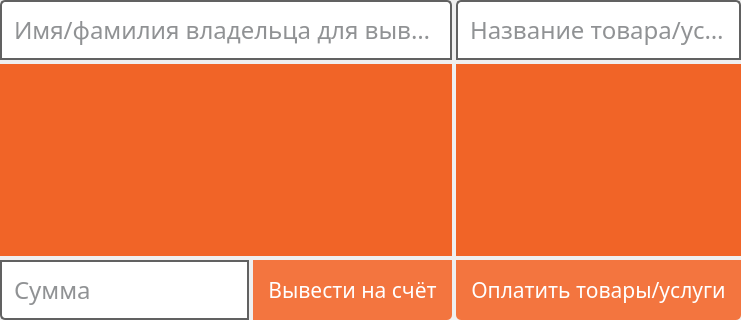
         <widget class="QFrame" name="companyActionsFrame">
          <property name="styleSheet">
           <string notr="true">QLineEdit
{
	color: #212529;
	padding: 10px;
	border: 2px solid #616161;
	background-color: white;
}
QLineEdit:focus
{
	border: 3px solid #272727;
}
QLineEdit:disabled
{
	background-color: #3F3F3F;
	color: #FFF;
}



QPushButton
{
    background-color: #F3753F;
    color: white;
	border: none;
	padding: 15px;
}
QPushButton:hover:!pressed
{
	background-color: #F16427;
}
QPushButton:pressed
{
	background-color: #F6986F;
	color: black;
}
QPushButton::disabled
{
	background-color: #3F3F3F;
}



QListWidget,
QListView
{
	color: #212529;
	background-color: #F16427;
	border: 5px solid #F16427;
}
QListWidget:disabled,
QListView:disabled
{
	background-color: #3F3F3F;
	border: 5px solid #3F3F3F;
	color: #FFF;
}



QListWidget::item,
QListView::item
{
	border-radius: 5px;
	background-color: white;
	color: black;
	border: 3px solid #F16427;
	padding: 3px;
	margin-right: 5px;
}
QListWidget::item:hover:!selected,
QListView::item:hover:!selected
{
	background-color: #CCCCCC;
}
QListWidget::item:selected,
QListView::item:selected
{
	border: 5px solid #A7FC00;
}



QListWidget QScrollBar:vertical,
QListView QScrollBar:vertical {
	border: none;
    background: #3F3F3F;
	border-radius: 5px;
}
QListWidget QScrollBar:handle:vertical,
QListView QScrollBar:handle:vertical {
    background: #42AAFF;
	border-radius: 5px;
}
QListWidget QScrollBar:add-line:vertical,
QListWidget QScrollBar:sub-line:vertical,
QListView QScrollBar:add-line:vertical,
QListView QScrollBar:sub-line:vertical
{
	border: none;
    background: #42AAFF;
	border-radius: 5px;
}
QListWidget QScrollBar:up-arrow:vertical,
QListWidget QScrollBar:down-arrow:vertical,
QListView QScrollBar:up-arrow:vertical,
QListView QScrollBar:down-arrow:vertical
{
	background-color: transparent;
}



QListView::indicator:checked
{
	background-color: #F16427;
}</string>
          </property>
          <property name="frameShape">
           <enum>QFrame::NoFrame</enum>
          </property>
          <property name="frameShadow">
           <enum>QFrame::Raised</enum>
          </property>
          <layout class="QHBoxLayout" name="horizontalLayout_5">
           <property name="spacing">
            <number>4</number>
           </property>
           <property name="leftMargin">
            <number>0</number>
           </property>
           <property name="topMargin">
            <number>0</number>
           </property>
           <property name="rightMargin">
            <number>0</number>
           </property>
           <property name="bottomMargin">
            <number>0</number>
           </property>
           <item>
            <widget class="QFrame" name="payFounderFrame">
             <property name="sizePolicy">
              <sizepolicy hsizetype="Expanding" vsizetype="Preferred">
               <horstretch>0</horstretch>
               <verstretch>0</verstretch>
              </sizepolicy>
             </property>
             <property name="styleSheet">
              <string notr="true">QLineEdit
{
	border-top-left-radius: 5px;
	border-top-right-radius: 5px;
}



QPushButton
{
	border-bottom-right-radius: 5px;
}</string>
             </property>
             <property name="frameShape">
              <enum>QFrame::NoFrame</enum>
             </property>
             <property name="frameShadow">
              <enum>QFrame::Raised</enum>
             </property>
             <layout class="QVBoxLayout" name="verticalLayout_5">
              <property name="spacing">
               <number>4</number>
              </property>
              <property name="leftMargin">
               <number>0</number>
              </property>
              <property name="topMargin">
               <number>0</number>
              </property>
              <property name="rightMargin">
               <number>0</number>
              </property>
              <property name="bottomMargin">
               <number>0</number>
              </property>
              <item>
               <widget class="QLineEdit" name="founderLineEdit">
                <property name="sizePolicy">
                 <sizepolicy hsizetype="Preferred" vsizetype="Preferred">
                  <horstretch>0</horstretch>
                  <verstretch>0</verstretch>
                 </sizepolicy>
                </property>
                <property name="minimumSize">
                 <size>
                  <width>0</width>
                  <height>0</height>
                 </size>
                </property>
                <property name="font">
                 <font>
                  <family>Fira Sans Condensed</family>
                  <pointsize>18</pointsize>
                 </font>
                </property>
                <property name="styleSheet">
                 <string notr="true"/>
                </property>
                <property name="maxLength">
                 <number>64</number>
                </property>
                <property name="placeholderText">
                 <string>Имя/фамилия владельца для вывода</string>
                </property>
               </widget>
              </item>
              <item>
               <widget class="QListWidget" name="foundersListWidget">
                <property name="sizePolicy">
                 <sizepolicy hsizetype="Expanding" vsizetype="Expanding">
                  <horstretch>0</horstretch>
                  <verstretch>0</verstretch>
                 </sizepolicy>
                </property>
                <property name="minimumSize">
                 <size>
                  <width>0</width>
                  <height>0</height>
                 </size>
                </property>
                <property name="font">
                 <font>
                  <family>Fira Sans Condensed</family>
                  <pointsize>18</pointsize>
                 </font>
                </property>
                <property name="styleSheet">
                 <string notr="true"/>
                </property>
                <property name="horizontalScrollBarPolicy">
                 <enum>Qt::ScrollBarAlwaysOff</enum>
                </property>
                <property name="wordWrap">
                 <bool>true</bool>
                </property>
               </widget>
              </item>
              <item>
               <widget class="QFrame" name="payFounderActionFrame">
                <property name="styleSheet">
                 <string notr="true">QLineEdit
{
	border-radius: 0px;
	border-bottom-left-radius: 5px;
}</string>
                </property>
                <property name="frameShape">
                 <enum>QFrame::NoFrame</enum>
                </property>
                <property name="frameShadow">
                 <enum>QFrame::Raised</enum>
                </property>
                <layout class="QHBoxLayout" name="horizontalLayout_4">
                 <property name="spacing">
                  <number>4</number>
                 </property>
                 <property name="leftMargin">
                  <number>0</number>
                 </property>
                 <property name="topMargin">
                  <number>0</number>
                 </property>
                 <property name="rightMargin">
                  <number>0</number>
                 </property>
                 <property name="bottomMargin">
                  <number>0</number>
                 </property>
                 <item>
                  <widget class="QLineEdit" name="founderWithdrawLineEdit">
                   <property name="sizePolicy">
                    <sizepolicy hsizetype="Preferred" vsizetype="Preferred">
                     <horstretch>0</horstretch>
                     <verstretch>0</verstretch>
                    </sizepolicy>
                   </property>
                   <property name="minimumSize">
                    <size>
                     <width>0</width>
                     <height>0</height>
                    </size>
                   </property>
                   <property name="maximumSize">
                    <size>
                     <width>16777215</width>
                     <height>16777215</height>
                    </size>
                   </property>
                   <property name="font">
                    <font>
                     <family>Fira Sans Condensed</family>
                     <pointsize>18</pointsize>
                    </font>
                   </property>
                   <property name="styleSheet">
                    <string notr="true"/>
                   </property>
                   <property name="text">
                    <string/>
                   </property>
                   <property name="maxLength">
                    <number>9</number>
                   </property>
                   <property name="placeholderText">
                    <string>Сумма</string>
                   </property>
                  </widget>
                 </item>
                 <item>
                  <widget class="QPushButton" name="founderWithdrawButton">
                   <property name="sizePolicy">
                    <sizepolicy hsizetype="Preferred" vsizetype="Preferred">
                     <horstretch>0</horstretch>
                     <verstretch>0</verstretch>
                    </sizepolicy>
                   </property>
                   <property name="minimumSize">
                    <size>
                     <width>0</width>
                     <height>0</height>
                    </size>
                   </property>
                   <property name="maximumSize">
                    <size>
                     <width>16777215</width>
                     <height>16777215</height>
                    </size>
                   </property>
                   <property name="font">
                    <font>
                     <family>Fira Sans Condensed</family>
                     <pointsize>16</pointsize>
                    </font>
                   </property>
                   <property name="styleSheet">
                    <string notr="true"/>
                   </property>
                   <property name="text">
                    <string>Вывести на счёт</string>
                   </property>
                  </widget>
                 </item>
                </layout>
               </widget>
              </item>
             </layout>
            </widget>
           </item>
           <item>
            <widget class="QFrame" name="payServiceFrame">
             <property name="sizePolicy">
              <sizepolicy hsizetype="Expanding" vsizetype="Preferred">
               <horstretch>0</horstretch>
               <verstretch>0</verstretch>
              </sizepolicy>
             </property>
             <property name="styleSheet">
              <string notr="true">QLineEdit
{
	border-top-left-radius: 5px;
	border-top-right-radius: 5px;
}



QPushButton
{
	border-bottom-left-radius: 5px;
	border-bottom-right-radius: 5px;
}</string>
             </property>
             <property name="frameShape">
              <enum>QFrame::NoFrame</enum>
             </property>
             <property name="frameShadow">
              <enum>QFrame::Raised</enum>
             </property>
             <layout class="QVBoxLayout" name="verticalLayout_6">
              <property name="spacing">
               <number>4</number>
              </property>
              <property name="leftMargin">
               <number>0</number>
              </property>
              <property name="topMargin">
               <number>0</number>
              </property>
              <property name="rightMargin">
               <number>0</number>
              </property>
              <property name="bottomMargin">
               <number>0</number>
              </property>
              <item>
               <widget class="QLineEdit" name="serviceLineEdit">
                <property name="sizePolicy">
                 <sizepolicy hsizetype="Preferred" vsizetype="Preferred">
                  <horstretch>0</horstretch>
                  <verstretch>0</verstretch>
                 </sizepolicy>
                </property>
                <property name="minimumSize">
                 <size>
                  <width>0</width>
                  <height>0</height>
                 </size>
                </property>
                <property name="font">
                 <font>
                  <family>Fira Sans Condensed</family>
                  <pointsize>18</pointsize>
                 </font>
                </property>
                <property name="styleSheet">
                 <string notr="true"/>
                </property>
                <property name="text">
                 <string/>
                </property>
                <property name="maxLength">
                 <number>64</number>
                </property>
                <property name="placeholderText">
                 <string>Название товара/услуги</string>
                </property>
               </widget>
              </item>
              <item>
               <widget class="QListView" name="servicesListView">
                <property name="minimumSize">
                 <size>
                  <width>0</width>
                  <height>0</height>
                 </size>
                </property>
                <property name="font">
                 <font>
                  <family>Fira Sans Condensed</family>
                  <pointsize>18</pointsize>
                 </font>
                </property>
                <property name="styleSheet">
                 <string notr="true"/>
                </property>
                <property name="horizontalScrollBarPolicy">
                 <enum>Qt::ScrollBarAlwaysOff</enum>
                </property>
                <property name="wordWrap">
                 <bool>true</bool>
                </property>
               </widget>
              </item>
              <item>
               <widget class="QPushButton" name="payServiceButton">
                <property name="sizePolicy">
                 <sizepolicy hsizetype="Preferred" vsizetype="Preferred">
                  <horstretch>0</horstretch>
                  <verstretch>0</verstretch>
                 </sizepolicy>
                </property>
                <property name="minimumSize">
                 <size>
                  <width>0</width>
                  <height>0</height>
                 </size>
                </property>
                <property name="maximumSize">
                 <size>
                  <width>16777215</width>
                  <height>16777215</height>
                 </size>
                </property>
                <property name="font">
                 <font>
                  <family>Fira Sans Condensed</family>
                  <pointsize>16</pointsize>
                 </font>
                </property>
                <property name="styleSheet">
                 <string notr="true"/>
                </property>
                <property name="text">
                 <string>Оплатить товары/услуги</string>
                </property>
               </widget>
              </item>
             </layout>
            </widget>
           </item>
          </layout>
         </widget>
